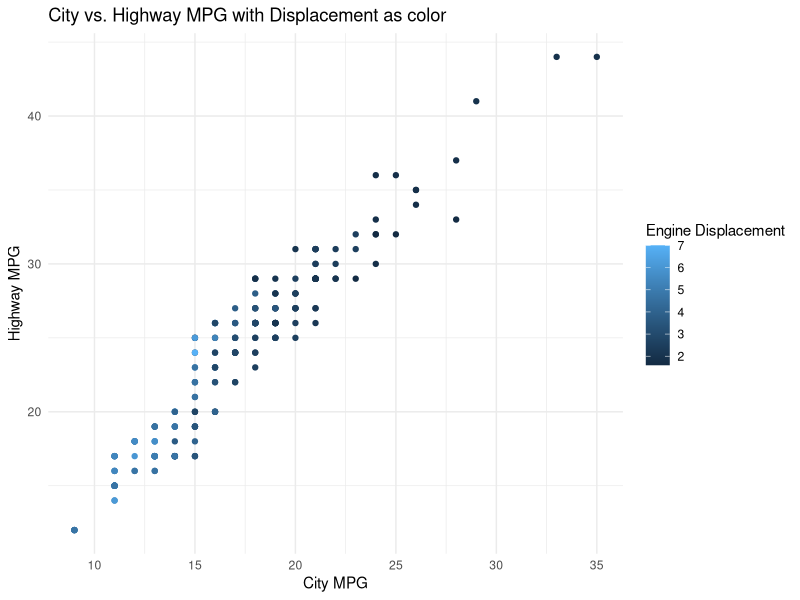
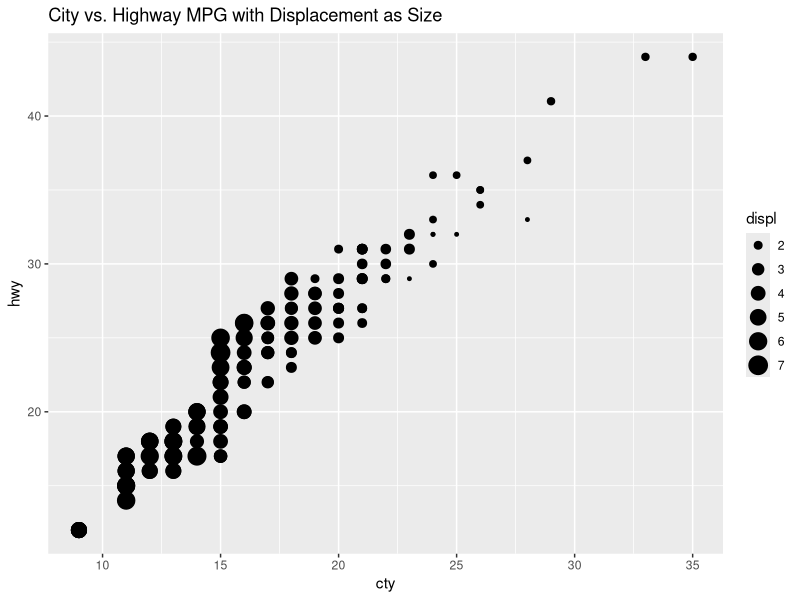
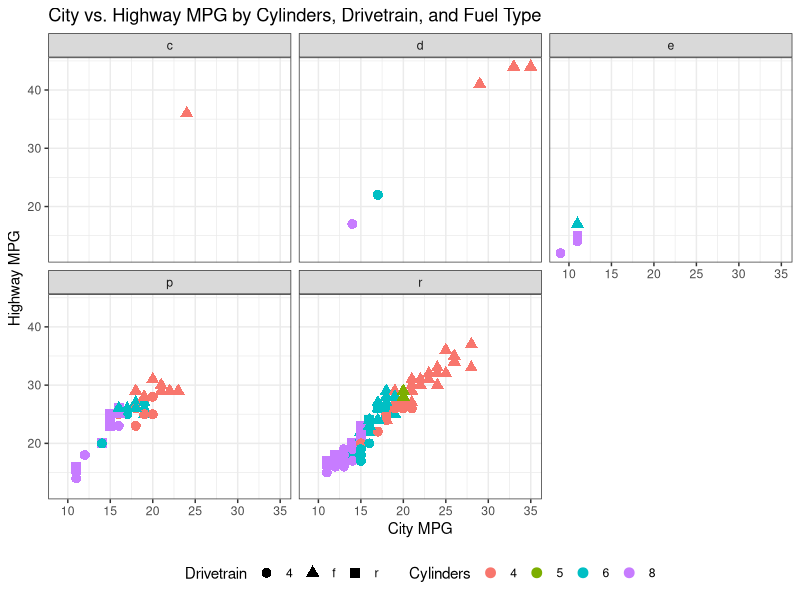

Write R code to recreate these figures, in order.
#Chad Huntebrinker
library(ggplot2)
library(tidyverse)

mpg_factors <- mpg %>%
  mutate(across(where(is.character), as.factor))

#Problem 1
ggplot(mpg_factors, aes(x = cty, y = hwy, color = displ)) +
  geom_point() +
  labs(
    title = "City vs. Highway MPG with Displacement as color",
    x = "City MPG",
    y = "Highway MPG",
    color = "Engine Displacement"
  ) +
  theme_minimal()

#Displacement with size
ggplot(data = mpg, aes(x = cty, y = hwy, size = displ)) +
  geom_point() +
  labs(title = "City vs. Highway MPG with Displacement as Size")

#I prefer the one with size because it seems easier to distinguish
#which displacment via size vs colors that are a little different

#Problem 2
ggplot(mpg, aes(x = cty, y = hwy, color = factor(cyl), shape = drv)) +
  geom_point(size = 3) +
  facet_wrap(~fl) +
  labs(
    title = "City vs. Highway MPG by Cylinders, Drivetrain, and Fuel Type",
    x = "City MPG",
    y = "Highway MPG",
    color = "Cylinders",
    shape = "Drivetrain"
  ) +
  theme_bw() +
  theme(legend.position = "bottom")
#We see a couple of things:
#First, there a lot more cars that have the 'p' and 'r' fuel type than the other ones.
#We also see that as the number cylinders increase, the highway MPG efficiency decreases.
#We also see that cars with a front wheel drive train are the most efficient, followed by 
#4-wheel, and then rear-wheel